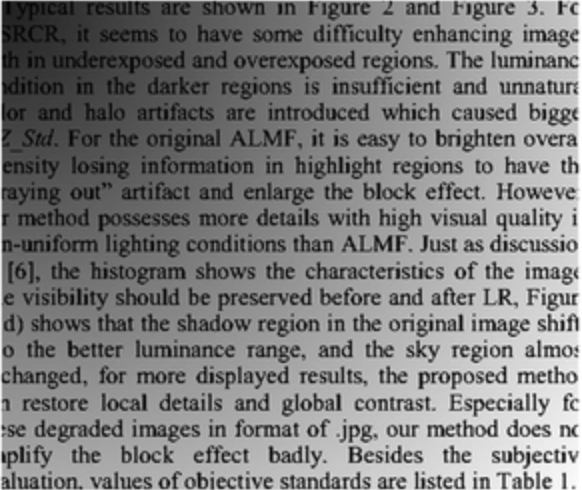
#> input picture Tekst_1.png, 582 x 490 px, found by its file name
$ python izdvajanje_teksta.py
#> lines starting #> are read from the running program, lines starting #| are printed output that depends on the picture; after the words box and inside, x2 and y2 are one past the last pixel; in counts of white or black regions, pixels touching at a corner belong together
#> further down, img is the input picture: shape (490, 582, 3); min 3, max 255, mean 125.7
import cv2
import numpy as np
from skimage import io
import matplotlib
import matplotlib.pyplot as plt

#pomocu ove funkcije uklanjamo senku
def removing_shadow(img):

    # pocetna slika se konvertuje u gray
    gray = cv2.cvtColor(img, cv2.COLOR_BGR2GRAY)

    # primenjujemo filter GassianBlur kako bismo smanjili sum na slici
    blur = cv2.GaussianBlur(gray, (5,5), 0)
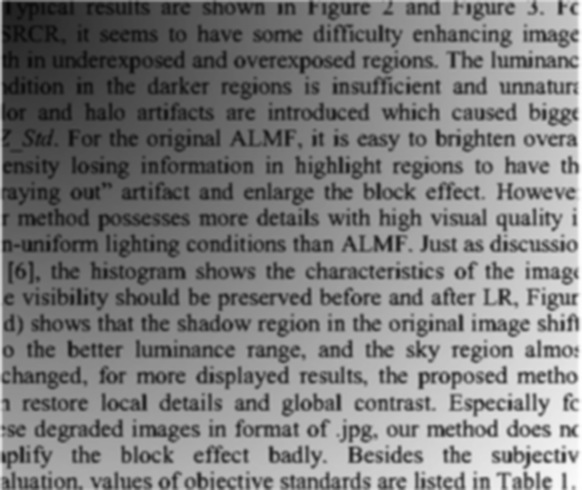
#> blur: shape (490, 582); min 9, max 255, mean 125.6

    # primenjujemo adaptivni treshold
    thresh = cv2.adaptiveThreshold(blur,255,cv2.ADAPTIVE_THRESH_GAUSSIAN_C,\
            cv2.THRESH_BINARY,11,2)
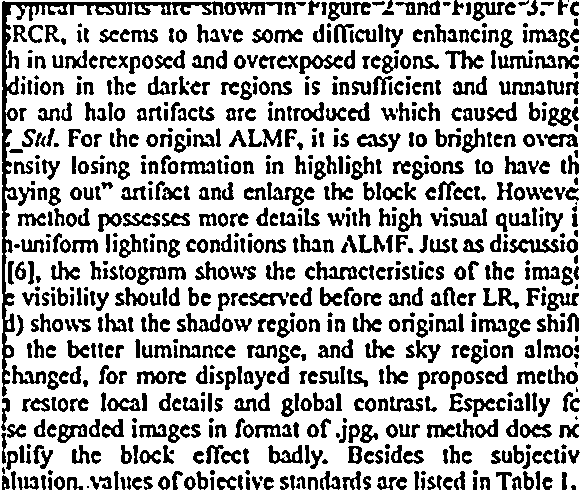
#> thresh: shape (490, 582); 72% white; 794 black regions (91 under 20 px), largest, box (x1, y1, x2, y2) and area: (2, 1, 224, 397) 4161, (224, 2, 283, 15) 434, (449, 393, 495, 417) 417

    # definisemo kernel za morfoloske operacije
    kernel = np.ones((1,1),np.uint8)

    # primenjujemo morfolosku operaciju zatvaranja
    closing = cv2.morphologyEx(thresh, cv2.MORPH_CLOSE, kernel, iterations = 2)

    # primenjujemo morfolosku operaciju diletacije
    dilated=cv2.dilate(closing, kernel, iterations=1)


    # primenjujemo morfolosku operaciju eroziju
    reconstraction=cv2.erode(dilated, kernel, iterations=1)


    # primenjujemo funkciju bitwise_not kako bismo bele piksele prebacili u crne i crne piksele u bele
    final_img=cv2.bitwise_not(reconstraction)


    #vracamo finalnu sliku
    return final_img


#pomocu ove funkcije izostravamo sliku
def sharpen_image(img):

    # primenjujemo filter GassianBlur kako bismo smanjili sum na slici
    blur = cv2.GaussianBlur(img, (5,5), 0)
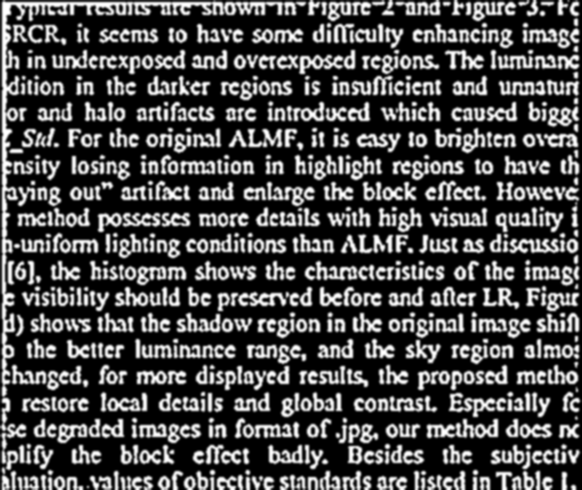
#> blur: shape (490, 582); min 0, max 255, mean 71.6

    # kernel=np.array([[0,-1,0],
    #                  [-1,5,-1],
    #                  [0,-1,0]])

    # kernel=np.array([[-1,-1,-1,-1,-1],
    #                 [-1,2,2,2,-1],
    #                 [-1,2,2,2,-1],
    #                 [-1,2,2,2,-1],
    #                 [-1,-1,-1,-1,-1]])/8.0

    #Laplacian kernel
    kernel=np.array([[0,-1,0],
             [-1,4,-1],
             [0,-1,0]])

    #primenjujemo filter2D kako bismo izostrili sliku
    img_sharp=cv2.filter2D(blur, -1, kernel)
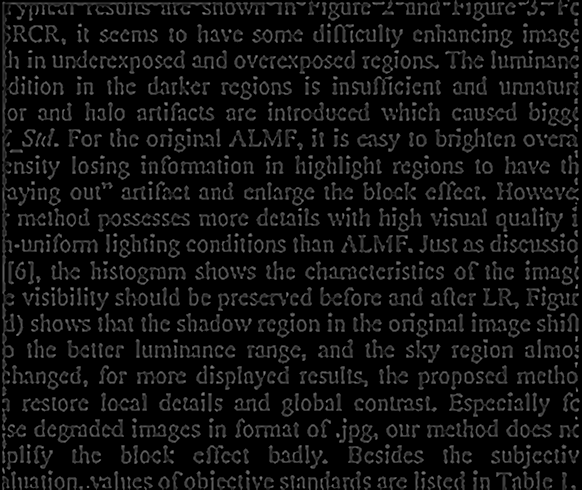
#> img_sharp: shape (490, 582); min 0, max 153, mean 15.3

    #vracamo izostrenu sliku
    return img_sharp


#pomocu ove funkcije podebljavamo slova
def thicken_text(img):

    #definisemo kernel za diletaciju
    kernel = np.ones((2,2),np.uint8)

    #primenjujemo diletaciju nad slikom
    new_img=cv2.dilate(img, kernel, iterations=1)
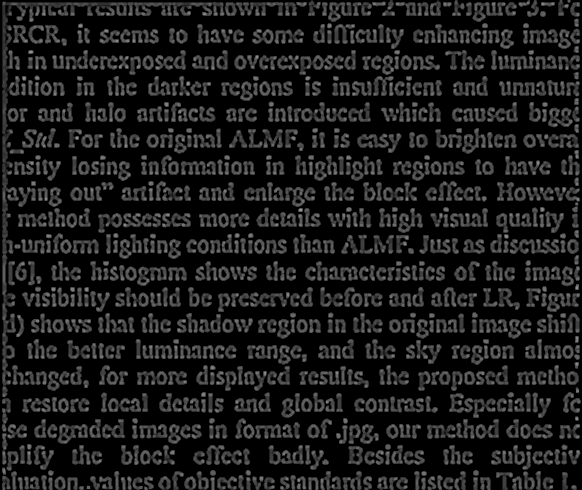
#> new_img: shape (490, 582); min 0, max 153, mean 25.3

    #vracamo sliku sa podebljanim slovima
    return new_img

#ucitavamo sliku
img=cv2.imread("C:\slike\Tekst_1.png")

#nova slika koju dobijamo primenom funkcije removing_shadow
new_img=removing_shadow(img)

#nova slika koju dobijamo primenom funkcije sharpen_image
img_sharp=sharpen_image(new_img)

#nova slika koju dobijamo primenom funkcije thicken_text
img_dilated=thicken_text(img_sharp)

#krajnja slika
img_final=cv2.bitwise_not(img_dilated)
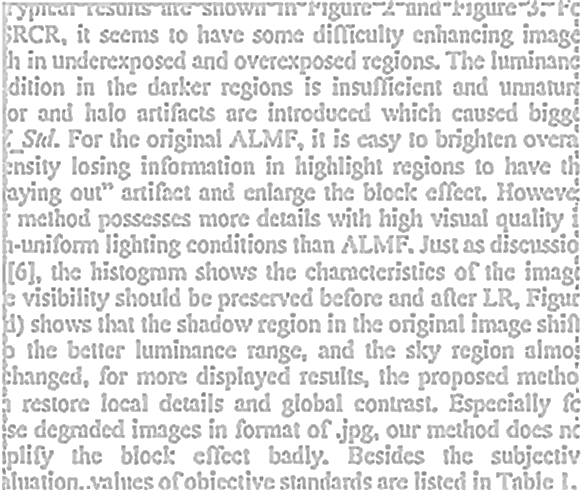
#> img_final: shape (490, 582); min 102, max 255, mean 229.7

fig=plt.figure(figsize=(10,7))

#prikazujemo pocetnu sliku
fig.add_subplot(2,2,1)
plt.imshow(img,cmap='gray')

#prikazujemo kranju sliku
fig.add_subplot(2,2,3)
plt.imshow(cv2.bitwise_not(img_dilated), cmap='gray')


plt.show()

$ run again, with Tekst_2.png copied over Tekst_1.png
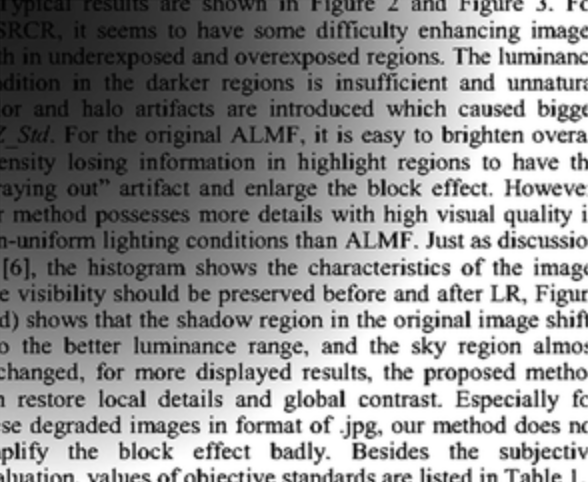
#> input picture Tekst_2.png, 588 x 482 px, found by its file name
#> img is the input picture: shape (482, 588, 3); min 2, max 255, mean 146
#> in removing_shadow, `thresh = cv2.adaptiveThreshold(blur,255,cv2.ADAPTIVE_THRESH_GAUSSIAN_C..`:
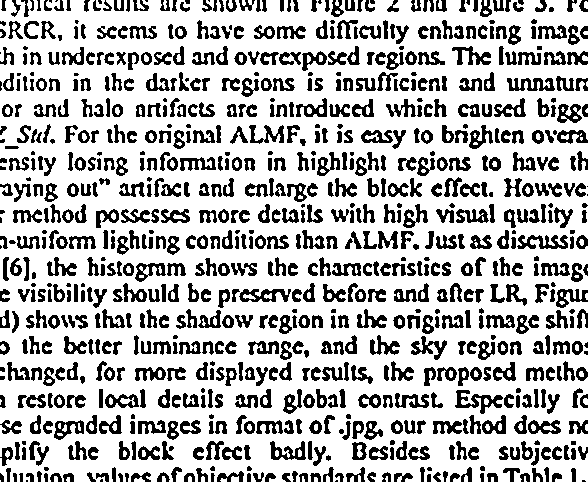
#> thresh: shape (482, 588); 72.7% white; 844 black regions (86 under 20 px), largest, box (x1, y1, x2, y2) and area: (455, 390, 503, 414) 454, (517, 235, 568, 249) 413, (239, 289, 291, 302) 388
#> `img_final=cv2.bitwise_not(img_dilated)`:
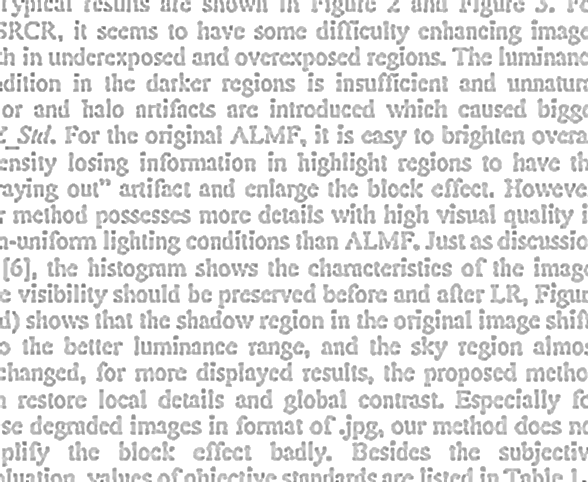
#> img_final: shape (482, 588); min 95, max 255, mean 230.3

$ run again, with Tekst_3.png copied over Tekst_1.png
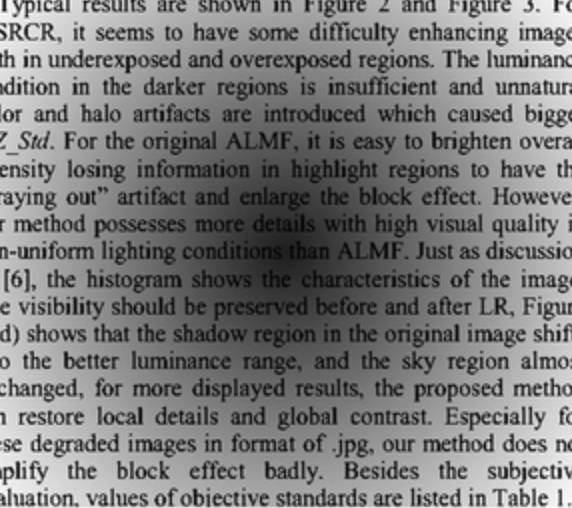
#> input picture Tekst_3.png, 572 x 508 px, found by its file name
#> img is the input picture: shape (508, 572, 3); min 5, max 253, mean 123.4
#> in removing_shadow, `thresh = cv2.adaptiveThreshold(blur,255,cv2.ADAPTIVE_THRESH_GAUSSIAN_C..`:
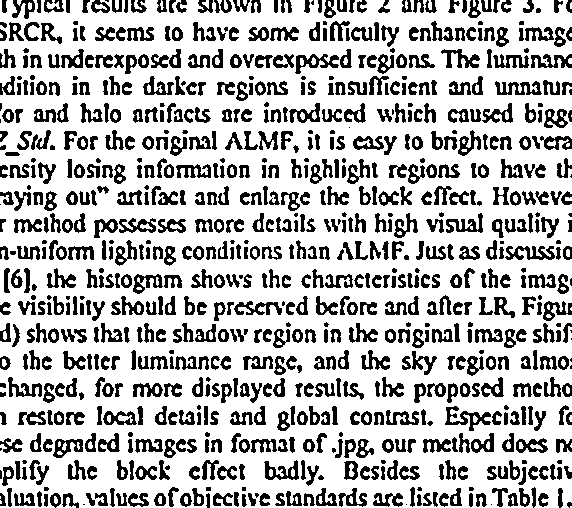
#> thresh: shape (508, 572); 72.9% white; 823 black regions (96 under 20 px), largest, box (x1, y1, x2, y2) and area: (445, 406, 491, 431) 423, (505, 246, 555, 260) 396, (295, 54, 339, 74) 379
#> `img_final=cv2.bitwise_not(img_dilated)`:
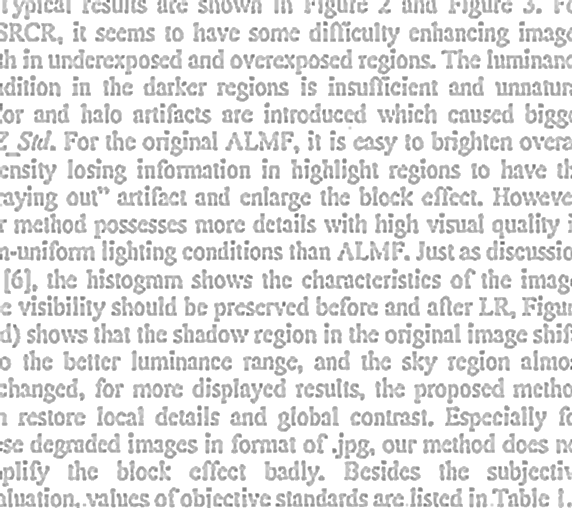
#> img_final: shape (508, 572); min 97, max 255, mean 230.2

$ run again, with Tekst_4.png copied over Tekst_1.png
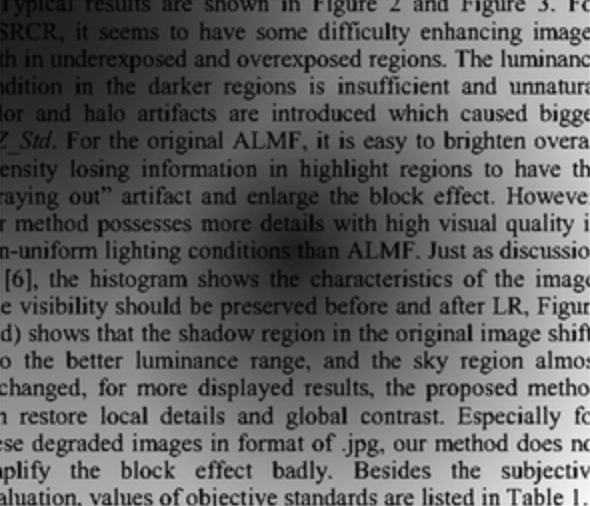
#> input picture Tekst_4.png, 590 x 506 px, found by its file name
#> img is the input picture: shape (506, 590, 3); min 2, max 254, mean 100.9
#> in removing_shadow, `thresh = cv2.adaptiveThreshold(blur,255,cv2.ADAPTIVE_THRESH_GAUSSIAN_C..`:
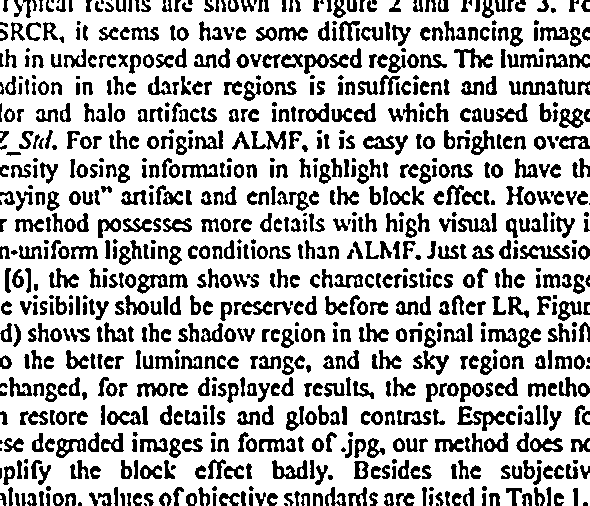
#> thresh: shape (506, 590); 73.6% white; 872 black regions (96 under 20 px), largest, box (x1, y1, x2, y2) and area: (457, 406, 505, 431) 461, (520, 245, 570, 259) 400, (304, 54, 349, 74) 393
#> `img_final=cv2.bitwise_not(img_dilated)`:
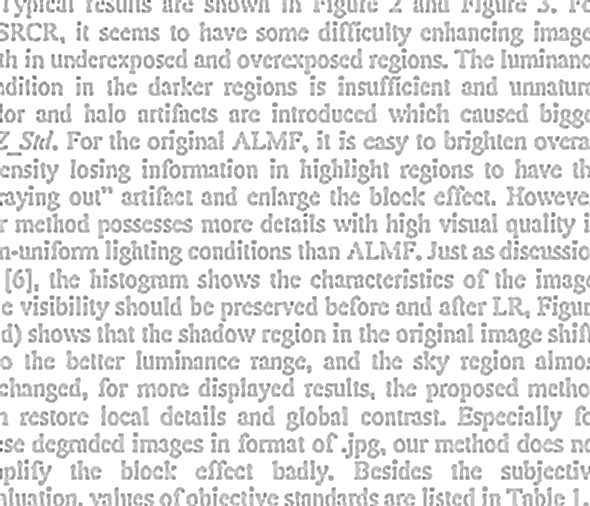
#> img_final: shape (506, 590); min 87, max 255, mean 230.5
